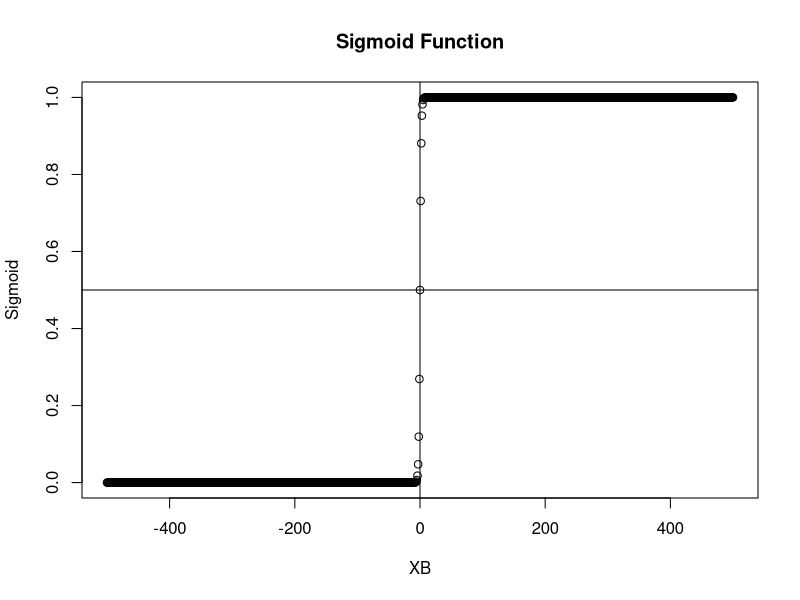
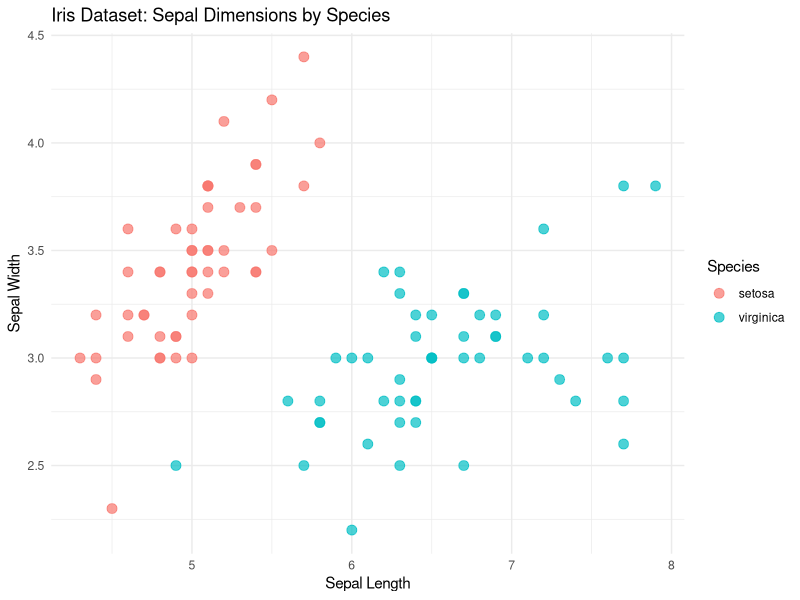
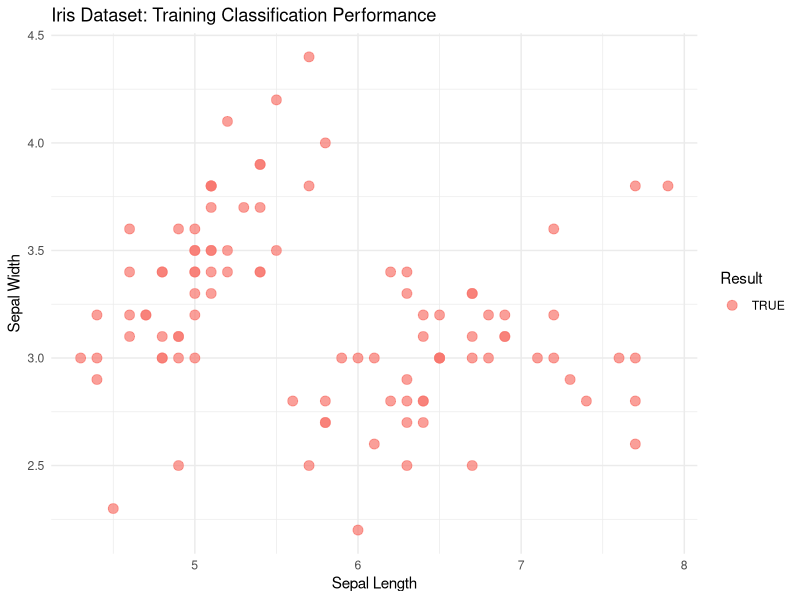
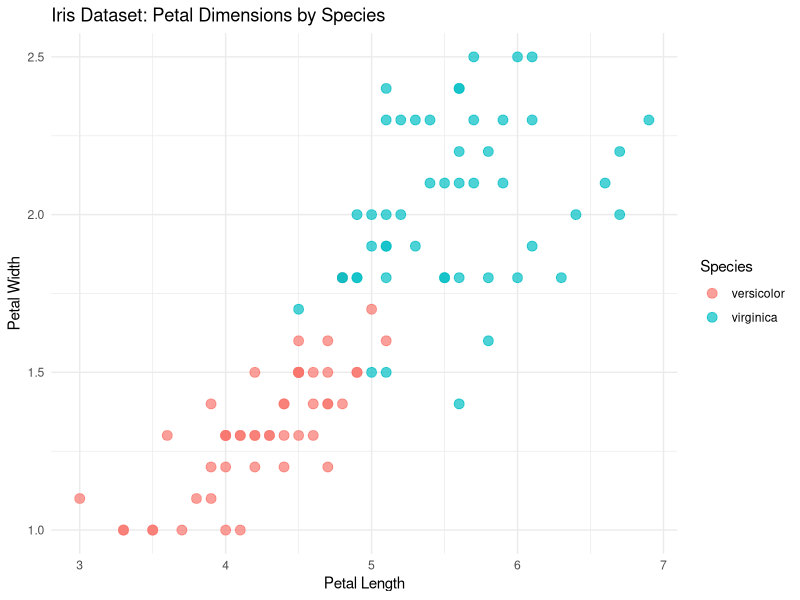

These figures' R source, in order:
## ---- chunk 1
knitr::opts_chunk$set(echo = TRUE,eval=TRUE)
## ---- chunk 2
library(tidyverse)
z <- seq(-500,500,1)
sig <- 1/(1+exp(-z))

plot(z,sig,
     xlab = 'XB',
     ylab = 'Sigmoid',
     main = 'Sigmoid Function')
abline(h = 0.5)
abline(v = 0)
## ---- chunk 3
#Filtering out versicolor to run a binary example
mini_iris <- iris %>%
  filter(Species != 'versicolor')

ggplot(mini_iris, aes(x = Sepal.Length, y = Sepal.Width, color = Species)) +
  geom_point(size = 3, alpha = 0.7) +  # Add points with some transparency
  theme_minimal() +  # Use a clean theme
  labs(
    title = "Iris Dataset: Sepal Dimensions by Species",
    x = "Sepal Length",
    y = "Sepal Width"
  )
## ---- chunk 4
iris.fit <- glm(Species ~ Sepal.Length +  Sepal.Width,
                  family = 'binomial',
                  data = mini_iris)

mini_iris$Prob <- predict.glm(iris.fit,
            mini_iris[,c('Sepal.Length','Sepal.Width')],
            type = 'response')

mini_iris$Pred <- ifelse(mini_iris$Prob >= 0.5,"virginica", "setosa")

mini_iris$Result <- mini_iris$Species == mini_iris$Pred


ggplot(mini_iris, aes(x = Sepal.Length, y = Sepal.Width, color = Result)) +
  geom_point(size = 3, alpha = 0.7) +  # Add points with some transparency
  theme_minimal() +  # Use a clean theme
  labs(
    title = "Iris Dataset: Training Classification Performance",
    x = "Sepal Length",
    y = "Sepal Width"
  )
## ---- chunk 5
mini_iris$Num_Species <- ifelse(mini_iris$Species == 'setosa', 0,1)
iris.lm <- lm(Num_Species ~ Sepal.Length +  Sepal.Width,
                  data = mini_iris)

mini_iris$Num_pred <- predict.lm(iris.lm,mini_iris)

summary(mini_iris$Num_pred)

summary(mini_iris$Prob)
## ---- chunk 6
mini_iris <- iris %>%
  filter(Species != 'setosa')

ggplot(mini_iris, aes(x = Petal.Length, y = Petal.Width, color = Species)) +
  geom_point(size = 3, alpha = 0.7) +  # Add points with some transparency
  theme_minimal() +  # Use a clean theme
  labs(
    title = "Iris Dataset: Petal Dimensions by Species",
    x = "Petal Length",
    y = "Petal Width"
  )




